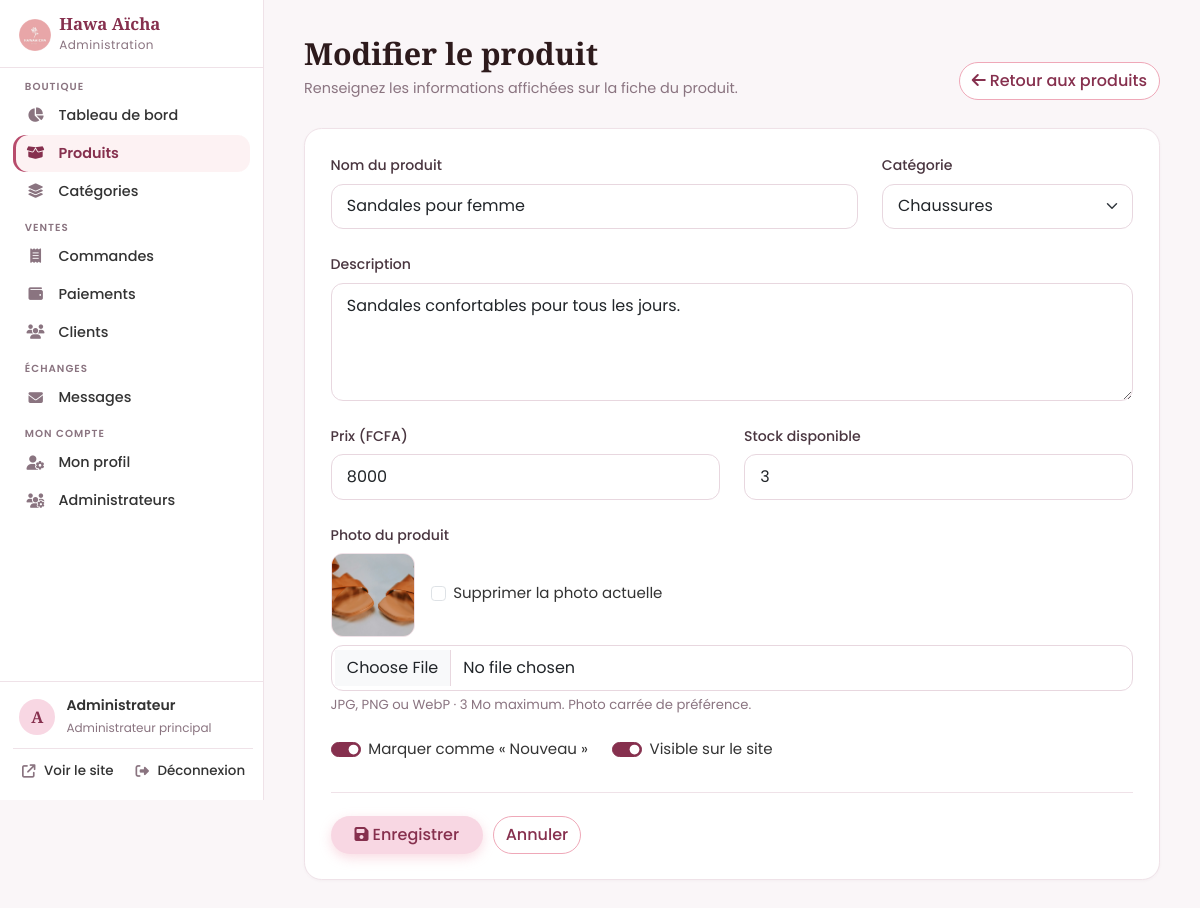
Page /admin/produit_form.php?id=13 (signed in) on the committed database.
### tables this page shows
CREATE TABLE IF NOT EXISTS produits (
  id INT AUTO_INCREMENT PRIMARY KEY,
  categorie_id INT NULL,
  nom VARCHAR(150) NOT NULL,
  description TEXT NULL,
  prix INT NOT NULL DEFAULT 0,
  stock INT NOT NULL DEFAULT 0,
  image VARCHAR(120) NULL,
  nouveau TINYINT(1) NOT NULL DEFAULT 0,
  actif TINYINT(1) NOT NULL DEFAULT 1,
  created_at TIMESTAMP NOT NULL DEFAULT CURRENT_TIMESTAMP,
  date_modification TIMESTAMP NULL DEFAULT NULL ON UPDATE CURRENT_TIMESTAMP,
  INDEX idx_produits_actif (actif),
  CONSTRAINT fk_produit_categorie FOREIGN KEY (categorie_id) REFERENCES categories(id) ON DELETE SET NULL,
  CONSTRAINT chk_produits_stock CHECK (stock >= 0),
  CONSTRAINT chk_produits_prix CHECK (prix >= 0)
);

CREATE TABLE IF NOT EXISTS categories (
  id INT AUTO_INCREMENT PRIMARY KEY,
  nom VARCHAR(100) NOT NULL,
  description TEXT NULL,
  icone VARCHAR(50) NOT NULL DEFAULT 'fa-gem',
  created_at TIMESTAMP NOT NULL DEFAULT CURRENT_TIMESTAMP
);

### includes/functions.php (called while the page is built, shortened)
<?php
require_once __DIR__ . '/db.php';
function e($v): string
{
    return htmlspecialchars((string)$v, ENT_QUOTES, 'UTF-8');
}
function base_url(string $path = ''): string
{
    return BASE_URL . '/' . ltrim($path, '/');
}
function logo_url(): string
{
    return file_exists(__DIR__ . '/../assets/img/logo.png')
        ? base_url('assets/img/logo.png')
        : base_url('assets/img/logo.svg');
}
    ?>
    <?php
function get_categories(): array
{
    return db()->query('SELECT * FROM categories ORDER BY nom')->fetchAll();
}
function product_image(?string $img): ?string
{
    return $img ? base_url('uploads/' . rawurlencode($img)) : null;
}
    ?>

### includes/db.php (called while the page is built)
<?php
function db(): PDO
{
    static $pdo = null;
    if ($pdo === null) {
        $dsn = defined('DB_DSN')
            ? DB_DSN
            : sprintf('mysql:host=%s;dbname=%s;charset=utf8mb4', DB_HOST, DB_NAME);
        try {
            $pdo = new PDO($dsn, DB_USER, DB_PASS, [
                PDO::ATTR_ERRMODE            => PDO::ERRMODE_EXCEPTION,
                PDO::ATTR_DEFAULT_FETCH_MODE => PDO::FETCH_ASSOC,
                PDO::ATTR_EMULATE_PREPARES   => false,
            ]);
        } catch (PDOException $e) {
            http_response_code(500);
            exit('Connexion à la base de données impossible. Vérifiez le fichier config.php.');
        }
    }
    return $pdo;
}

### admin/_auth.php (called while the page is built, shortened)
<?php
require_once __DIR__ . '/../includes/functions.php';
function require_admin(): void
{
    $st = db()->prepare('SELECT id, username, prenom, nom, email, telephone, role, actif, derniere_connexion, date_creation FROM admins WHERE id = ?');
    $st->execute([(int)$_SESSION['admin_id']]);
    $adminConnecte = $st->fetch() ?: null;
}
require_admin();

### admin/produit_form.php (the view, shortened to what this page needs)
<?php
require_once __DIR__ . '/_auth.php';
$pdo = db();
$id = (int)($_GET['id'] ?? $_POST['id'] ?? 0);
$produit = null;
if ($id > 0) {
    $st = $pdo->prepare('SELECT * FROM produits WHERE id = ?');
    $st->execute([$id]);
    $produit = $st->fetch();
}
$val = $produit ?: ['nom' => '', 'categorie_id' => '', 'description' => '', 'prix' => '', 'stock' => 0, 'nouveau' => 1, 'actif' => 1, 'image' => null];
$categories = get_categories();
$adminPage = 'produits';
$titre = $produit ? 'Modifier le produit' : 'Ajouter un produit';
require __DIR__ . '/_header.php';
?>
<div class="admin-head">
  <div>
    <h1 class="page-title"><?= e($titre) ?></h1>
    <p class="admin-sous">Renseignez les informations affichées sur la fiche du produit.</p>
  </div>
  <div class="admin-head-actions">
    <a href="produits.php" class="btn btn-outline-rose"><i class="fa-solid fa-arrow-left me-1"></i>Retour aux produits</a>
  </div>
</div>
<form method="post" enctype="multipart/form-data" class="panel admin-form">
  <div class="row g-3 g-lg-4">
    <div class="col-md-8"><label class="form-label" for="nom">Nom du produit</label><input class="form-control" id="nom" name="nom" value="<?= e($val['nom']) ?>" required maxlength="150"></div>
    <div class="col-md-4">
      <label class="form-label" for="categorie_id">Catégorie</label>
      <select class="form-select" id="categorie_id" name="categorie_id">
        <?php foreach ($categories as $c): ?>
          <option value="<?= (int)$c['id'] ?>" <?= (int)$val['categorie_id'] === (int)$c['id'] ? 'selected' : '' ?>><?= e($c['nom']) ?></option>
        <?php endforeach; ?>
      </select>
    </div>
    <div class="col-12"><label class="form-label" for="description">Description</label><textarea class="form-control" id="description" name="description" rows="4"><?= e($val['description']) ?></textarea></div>
    <div class="col-sm-6"><label class="form-label" for="prix">Prix (FCFA)</label><input class="form-control" id="prix" name="prix" type="number" min="1" step="1" value="<?= e($val['prix']) ?>" required></div>
    <div class="col-sm-6"><label class="form-label" for="stock">Stock disponible</label><input class="form-control" id="stock" name="stock" type="number" min="0" step="1" value="<?= (int)$val['stock'] ?>"></div>
    <div class="col-12">
      <label class="form-label" for="image">Photo du produit</label>
      <?php if (!empty($val['image'])): ?>
        <div class="d-flex align-items-center gap-3 mb-2">
          <img class="admin-thumb" style="width:84px;height:84px" src="<?= e(product_image($val['image'])) ?>" alt="">
          <div class="form-check"><input class="form-check-input" type="checkbox" name="supprimer_image" id="supprimer_image"><label class="form-check-label" for="supprimer_image">Supprimer la photo actuelle</label></div>
        </div>
      <?php endif; ?>
      <input class="form-control" id="image" name="image" type="file" accept="image/jpeg,image/png,image/webp">
      <div class="form-text">JPG, PNG ou WebP · 3 Mo maximum. Photo carrée de préférence.</div>
    </div>
    <div class="col-12 d-flex flex-wrap gap-4">
      <div class="form-check form-switch"><input class="form-check-input" type="checkbox" role="switch" name="nouveau" id="nouveau" <?= $val['nouveau'] ? 'checked' : '' ?>><label class="form-check-label" for="nouveau">Marquer comme « Nouveau »</label></div>
      <div class="form-check form-switch"><input class="form-check-input" type="checkbox" role="switch" name="actif" id="actif" <?= $val['actif'] ? 'checked' : '' ?>><label class="form-check-label" for="actif">Visible sur le site</label></div>
    </div>
  </div>
  <div class="admin-form-pied">
    <button class="btn btn-rose px-4"><i class="fa-solid fa-floppy-disk me-1"></i>Enregistrer</button>
    <a href="produits.php" class="btn btn-outline-rose">Annuler</a>
  </div>
</form>
<?php require __DIR__ . '/_footer.php'; ?>

### admin/_header.php (shortened to what this page needs)
<?php
require_once __DIR__ . '/_auth.php';
$adminPage = $adminPage ?? '';
$titre = $titre ?? 'Administration';
$sections = [
    'Boutique' => [
        'dashboard'  => ['index.php',      'fa-chart-pie',   'Tableau de bord'],
        'produits'   => ['produits.php',   'fa-box-open',    'Produits'],
        'categories' => ['categories.php', 'fa-layer-group', 'Catégories'],
    ],
    'Ventes' => [
        'commandes'  => ['commandes.php',  'fa-receipt',     'Commandes'],
        'paiements'  => ['paiements.php',  'fa-wallet',      'Paiements'],
        'clients'    => ['clients.php',    'fa-users',       'Clients'],
    ],
    'Échanges' => [
        'messages'   => ['messages.php',   'fa-envelope',    'Messages'],
    ],
    'Mon compte' => [
        'profil'     => ['profil.php',     'fa-user-gear',   'Mon profil'],
    ],
];
if (est_principal()) {
    $sections['Mon compte']['admins'] = ['administrateurs.php', 'fa-users-gear', 'Administrateurs'];
}
$nbMessagesNonLus = (int)db()->query('SELECT COUNT(*) FROM messages_contact WHERE lu = 0')->fetchColumn();
$nbPaiementsDeclares = (int)db()->query("SELECT COUNT(*) FROM paiements WHERE statut_paiement = 'en_attente' AND date_declaration IS NOT NULL")->fetchColumn();
$pastilles = ['messages' => $nbMessagesNonLus, 'paiements' => $nbPaiementsDeclares];
?><!DOCTYPE html>
<html lang="fr">
<head>
  <link href="https://cdn.jsdelivr.net/npm/bootstrap@5.3.3/dist/css/bootstrap.min.css" rel="stylesheet">
  <link href="https://cdnjs.cloudflare.com/ajax/libs/font-awesome/6.5.2/css/all.min.css" rel="stylesheet">
  <link href="<?= e(base_url('assets/css/style.css')) ?>" rel="stylesheet">
  <link href="<?= e(base_url('assets/css/admin.css')) ?>" rel="stylesheet">
</head>
<body class="admin-body">
<div class="admin-shell">
  <aside class="admin-sidebar offcanvas-lg offcanvas-start" id="asidebar" tabindex="-1" aria-label="Menu de l'administration">
    <div class="admin-brand">
      <a class="d-flex align-items-center gap-2" href="index.php">
        <img src="<?= e(logo_url()) ?>" alt="" height="38">
        <span><span class="brand-text d-block">Hawa Aïcha</span><small>Administration</small></span>
      </a>
    </div>
    <nav class="admin-menu">
      <?php foreach ($sections as $section => $liens): ?>
        <div class="admin-menu-titre"><?= e($section) ?></div>
        <ul class="list-unstyled mb-0">
          <?php foreach ($liens as $k => [$href, $ico, $txt]): $pastille = $pastilles[$k] ?? 0; ?>
            <li><a class="admin-menu-lien <?= $adminPage === $k ? 'active' : '' ?>" href="<?= $href ?>"<?= $adminPage === $k ? ' aria-current="page"' : '' ?>>
              <i class="fa-solid <?= $ico ?>"></i><span><?= $txt ?></span><?php if ($pastille): ?><span class="admin-pastille"><?= $pastille ?></span><?php endif; ?>
            </a></li>
          <?php endforeach; ?>
        </ul>
      <?php endforeach; ?>
    </nav>
    <div class="admin-sidebar-pied">
      <a class="admin-connecte" href="profil.php" title="Mon profil">
        <span class="admin-connecte-avatar"><?= e(mb_strtoupper(mb_substr($_SESSION['admin_nom'] ?? 'A', 0, 1))) ?></span>
        <span class="min-w-0"><strong class="d-block text-truncate"><?= e($_SESSION['admin_nom'] ?? '') ?></strong><small><?= e(ROLES_ADMIN[$adminConnecte['role']][0] ?? '') ?></small></span>
      </a>
      <a class="admin-menu-lien" href="<?= e(base_url('index.php')) ?>" target="_blank"><i class="fa-solid fa-arrow-up-right-from-square"></i><span>Voir le site</span></a>
      <form method="post" action="logout.php"><?= csrf_field() ?><button class="admin-menu-lien admin-deconnexion"><i class="fa-solid fa-right-from-bracket"></i><span>Déconnexion</span></button></form>
    </div>
  </aside>
  <div class="admin-main">
    <main class="admin-content">

### assets/css/style.css (style rules this page uses)
:root { --rose-logo: #E8A4A8; --rose-pastel: #F8D7E3; --rose-saumon: #F4B6C2; --rose-poudre: #EFA8B8; --rose: #B84C6C; --rose-dark: #86304E; --rose-mid: #EFA8B8; --rose-soft: #F7D9DB; --rose-bg: #FDF2F3; --rose-rgb: 184, 76, 108; --rose-dark-rgb: 134, 48, 78; --rose-mid-rgb: 239, 168, 184; --rose-profond-rgb: 60, 22, 38; --creme: #FEF8F9; --ink: #333333; --titre: #2D1A1C; --muted: #725A5B; --ligne: #F4DDDE; --pied: #29191A; --pied-texte: #EAD7D8; --pied-doux: #C2AEAF; --pied-bas: #AE9799; --white: #fff; --rayon: 1.4rem; --shadow: 0 10px 30px rgba(var(--rose-dark-rgb), .08); --shadow-hover: 0 18px 40px rgba(var(--rose-dark-rgb), .16); --bs-primary: #B84C6C; --bs-link-color: #86304E; --bs-link-hover-color: #B84C6C; }
body { font-family: 'Poppins', system-ui, sans-serif; background: var(--creme); color: var(--ink); -webkit-font-smoothing: antialiased; overflow-x: hidden; }
h1, h2, h3, h4, .brand-text, .section-title, .page-title { font-family: 'Playfair Display', Georgia, serif; font-weight: 700; color: var(--titre); }
a { text-decoration: none; color: var(--rose-dark); }
img { max-width: 100%; }
.brand-text { color: var(--rose-dark); font-size: 1.35rem; }
.btn { font-weight: 500; }
.btn-rose { background: var(--rose-pastel); color: var(--rose-dark); font-weight: 600; border: 0; border-radius: 50rem; box-shadow: 0 6px 16px rgba(var(--rose-mid-rgb), .45); transition: transform .15s, box-shadow .15s, background .15s; }
.btn-outline-rose { color: var(--rose-dark); border: 1.5px solid var(--rose-poudre); border-radius: 50rem; background: #fff; }
.page-title { font-size: clamp(1.75rem, 4vw, 2.4rem); }
.panel { background: #fff; border-radius: var(--rayon); padding: 1.5rem; box-shadow: var(--shadow); border: 1px solid #fff; }
.form-control, .form-select { border-radius: .9rem; border: 1.5px solid var(--ligne); padding: .65rem 1rem; background-color: #fff; }
.form-label { font-weight: 500; font-size: .9rem; }
.form-check-input:checked { background-color: var(--rose-dark); border-color: var(--rose-dark); }
.admin-thumb { width: 48px; height: 48px; border-radius: .8rem; object-fit: cover; background: var(--rose-soft); display: grid; place-items: center; color: var(--rose); }
.min-w-0 { min-width: 0; }

### rows in the picture
produits: nom "Sandales pour femme", categorie_id "Chaussures", description "Sandales confortables pour tous les jours.", prix "8000", stock "3", image (picture), nouveau "☑", actif "☑"

### other values in the picture
$section "BOUTIQUE"
$txt "Tableau de bord"
$txt "Produits"
$txt "Catégories"
$section "VENTES"
$txt "Commandes"
$txt "Paiements"
$txt "Clients"
$section "ÉCHANGES"
$txt "Messages"
$section "MON COMPTE"
$txt "Mon profil"
$txt "Administrateurs"
mb_strtoupper(mb_substr($_SESSION['admin_nom'] ?? 'A', 0, 1)) "A"
$_SESSION['admin_nom'] "Administrateur"
